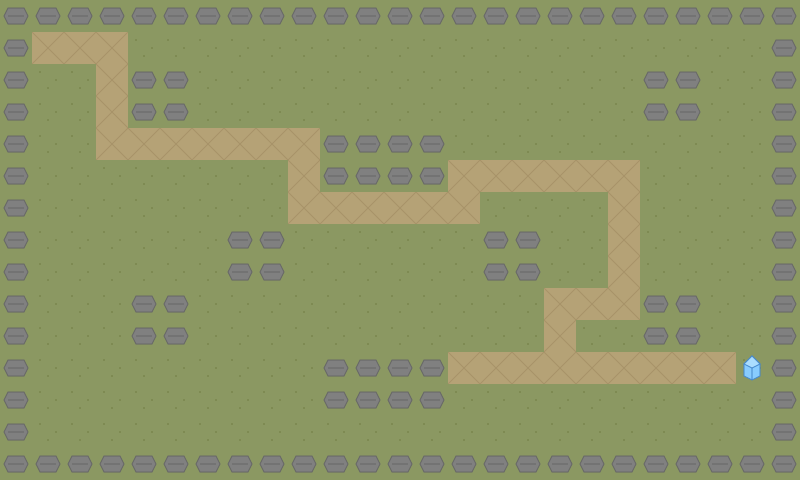

Rendered tile map (Tiled .tmx) drawn with the repository's tilesets; below, a short description and the full map source, tile grids included:
An orthogonal 25x15 tile map with 32x32 px tiles, 2 tile layers (background, path) and 10 objects (start, path1, path2, path3, path4, ...).

<map version="1.10" tiledversion="1.11.2" orientation="orthogonal" renderorder="right-down" width="25" height="15" tilewidth="32" tileheight="32" infinite="0" nextlayerid="4" nextobjectid="1">
 <properties>
  <property name="showGrid" value="false" />
 </properties>
 <tileset firstgid="1" name="terrain" tilewidth="32" tileheight="32" spacing="2" margin="2" tilecount="7" columns="7">
  <image source="../packed/tiles.png" width="256" height="64" />
  <tile id="0" type="crystal" />
  <tile id="1" type="ground">
   <properties>
    <property name="buildable" type="bool" value="true" />
   </properties>
  </tile>
  <tile id="2" type="path" />
  <tile id="3" type="rocks" />
  <tile id="4" type="trees" />
  <tile id="5" type="water" />
 </tileset>
 <layer id="1" name="background" width="25" height="15">
  <data encoding="csv">
4,4,4,4,4,4,4,4,4,4,4,4,4,4,4,4,4,4,4,4,4,4,4,4,4,
4,2,2,2,2,2,2,2,2,2,2,2,2,2,2,2,2,2,2,2,2,2,2,2,4,
4,2,2,2,4,4,2,2,2,2,2,2,2,2,2,2,2,2,2,2,4,4,2,2,4,
4,2,2,2,4,4,2,2,2,2,2,2,2,2,2,2,2,2,2,2,4,4,2,2,4,
4,2,2,2,2,2,2,2,2,2,4,4,4,4,2,2,2,2,2,2,2,2,2,2,4,
4,2,2,2,2,2,2,2,2,2,4,4,4,4,2,2,2,2,2,2,2,2,2,2,4,
4,2,2,2,2,2,2,2,2,2,2,2,2,2,2,2,2,2,2,2,2,2,2,2,4,
4,2,2,2,2,2,2,4,4,2,2,2,2,2,2,4,4,2,2,2,2,2,2,2,4,
4,2,2,2,2,2,2,4,4,2,2,2,2,2,2,4,4,2,2,2,2,2,2,2,4,
4,2,2,2,4,4,2,2,2,2,2,2,2,2,2,2,2,2,2,2,4,4,2,2,4,
4,2,2,2,4,4,2,2,2,2,2,2,2,2,2,2,2,2,2,2,4,4,2,2,4,
4,2,2,2,2,2,2,2,2,2,4,4,4,4,2,2,2,2,2,2,2,2,2,2,4,
4,2,2,2,2,2,2,2,2,2,4,4,4,4,2,2,2,2,2,2,2,2,2,2,4,
4,2,2,2,2,2,2,2,2,2,2,2,2,2,2,2,2,2,2,2,2,2,2,2,4,
4,4,4,4,4,4,4,4,4,4,4,4,4,4,4,4,4,4,4,4,4,4,4,4,4
</data>
 </layer>
 <layer id="2" name="path" width="25" height="15">
  <data encoding="csv">
0,0,0,0,0,0,0,0,0,0,0,0,0,0,0,0,0,0,0,0,0,0,0,0,0,
0,3,3,3,0,0,0,0,0,0,0,0,0,0,0,0,0,0,0,0,0,0,0,0,0,
0,0,0,3,0,0,0,0,0,0,0,0,0,0,0,0,0,0,0,0,0,0,0,0,0,
0,0,0,3,0,0,0,0,0,0,0,0,0,0,0,0,0,0,0,0,0,0,0,0,0,
0,0,0,3,3,3,3,3,3,3,0,0,0,0,0,0,0,0,0,0,0,0,0,0,0,
0,0,0,0,0,0,0,0,0,3,0,0,0,0,3,3,3,3,3,3,0,0,0,0,0,
0,0,0,0,0,0,0,0,0,3,3,3,3,3,3,0,0,0,0,3,0,0,0,0,0,
0,0,0,0,0,0,0,0,0,0,0,0,0,0,0,0,0,0,0,3,0,0,0,0,0,
0,0,0,0,0,0,0,0,0,0,0,0,0,0,0,0,0,0,0,3,0,0,0,0,0,
0,0,0,0,0,0,0,0,0,0,0,0,0,0,0,0,0,3,3,3,0,0,0,0,0,
0,0,0,0,0,0,0,0,0,0,0,0,0,0,0,0,0,3,0,0,0,0,0,0,0,
0,0,0,0,0,0,0,0,0,0,0,0,0,0,3,3,3,3,3,3,3,3,3,1,0,
0,0,0,0,0,0,0,0,0,0,0,0,0,0,0,0,0,0,0,0,0,0,0,0,0,
0,0,0,0,0,0,0,0,0,0,0,0,0,0,0,0,0,0,0,0,0,0,0,0,0,
0,0,0,0,0,0,0,0,0,0,0,0,0,0,0,0,0,0,0,0,0,0,0,0,0
</data>
 </layer>
 <objectgroup id="3" name="objects">
  <object id="1" name="start" x="32" y="32" />
  <object id="2" name="path1" x="96" y="32" />
  <object id="3" name="path2" x="96" y="128" />
  <object id="4" name="path3" x="288" y="128" />
  <object id="5" name="path4" x="288" y="192" />
  <object id="6" name="path5" x="448" y="192" />
  <object id="7" name="path6" x="448" y="160" />
  <object id="8" name="path7" x="608" y="160" />
  <object id="9" name="path8" x="608" y="352" />
  <object id="10" name="end" x="736" y="352" />
 </objectgroup>
</map>
